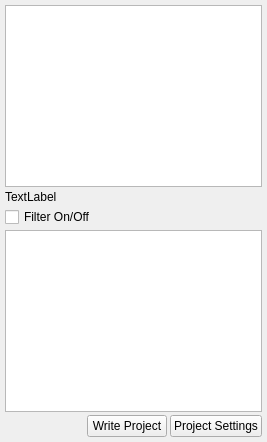
<ui version="4.0" >
 <class>UIProjectsViewer</class>
 <widget class="QWidget" name="UIProjectsViewer" >
  <property name="geometry" >
   <rect>
    <x>0</x>
    <y>0</y>
    <width>267</width>
    <height>442</height>
   </rect>
  </property>
  <property name="windowTitle" >
   <string>Form</string>
  </property>
  <layout class="QVBoxLayout" >
   <property name="margin" >
    <number>5</number>
   </property>
   <property name="spacing" >
    <number>3</number>
   </property>
   <item>
    <widget class="QTreeView" name="tvProject" />
   </item>
   <item>
    <widget class="QLabel" name="lProject" >
     <property name="text" >
      <string>TextLabel</string>
     </property>
    </widget>
   </item>
   <item>
    <widget class="QCheckBox" name="cbFilter" >
     <property name="text" >
      <string>Filter On/Off</string>
     </property>
    </widget>
   </item>
   <item>
    <widget class="QTextEdit" name="teOutput" >
     <property name="readOnly" >
      <bool>true</bool>
     </property>
    </widget>
   </item>
   <item>
    <layout class="QHBoxLayout" >
     <property name="margin" >
      <number>0</number>
     </property>
     <property name="spacing" >
      <number>3</number>
     </property>
     <item>
      <spacer>
       <property name="orientation" >
        <enum>Qt::Horizontal</enum>
       </property>
       <property name="sizeHint" >
        <size>
         <width>40</width>
         <height>20</height>
        </size>
       </property>
      </spacer>
     </item>
     <item>
      <widget class="QPushButton" name="pbWrite" >
       <property name="text" >
        <string>Write Project</string>
       </property>
      </widget>
     </item>
     <item>
      <widget class="QPushButton" name="pbSettings" >
       <property name="text" >
        <string>Project Settings</string>
       </property>
      </widget>
     </item>
    </layout>
   </item>
  </layout>
 </widget>
 <resources/>
 <connections/>
</ui>
